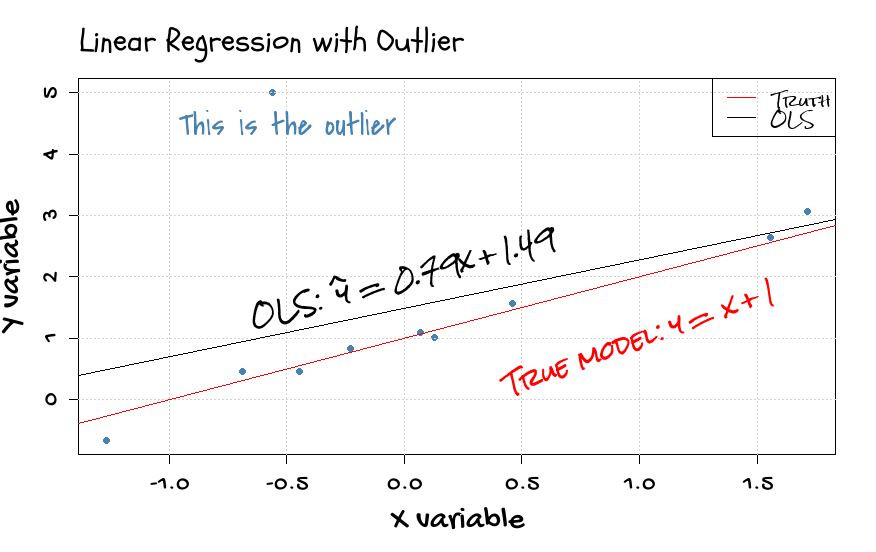

This figure's R source:
# Example adapted from https://github.com/yixuan/showtext

library(showtext)
## Loading Google fonts (http://www.google.com/fonts)
font_add_google("Gochi Hand", "gochi")
font_add_google("Schoolbell", "bell")
font_add_google("Covered By Your Grace", "grace")
font_add_google("Rock Salt", "rock")

## Automatically use showtext to render text for future devices
showtext_auto()

set.seed(123)
x = rnorm(10)
y = 1 + x + rnorm(10, sd = 0.2)
y[1] = 5
mod = lm(y ~ x)

op = par(cex.lab = 2, cex.axis = 1.5, cex.main = 2)
plot(x, y, pch = 16, col = "steelblue", xlab = "X variable", ylab = "Y variable", family = "gochi")
grid()
title("Linear Regression with Outlier", family = "bell",adj=0)
text(-0.5, 4.5, "This is the outlier", cex = 2, col = "steelblue", family = "grace")
abline(coef(mod))
abline(1, 1, col = "red")
par(family = "rock")
text(1, 1, expression(paste("True model: ", y == x + 1)), cex = 1.5, col = "red", srt = 20)
text(0, 2, expression(paste("OLS: ", hat(y) == 0.79 * x + 1.49)), cex = 1.5, srt = 15)
legend("topright", legend = c("Truth", "OLS"), col = c("red", "black"), lty = 1)

par(op)
